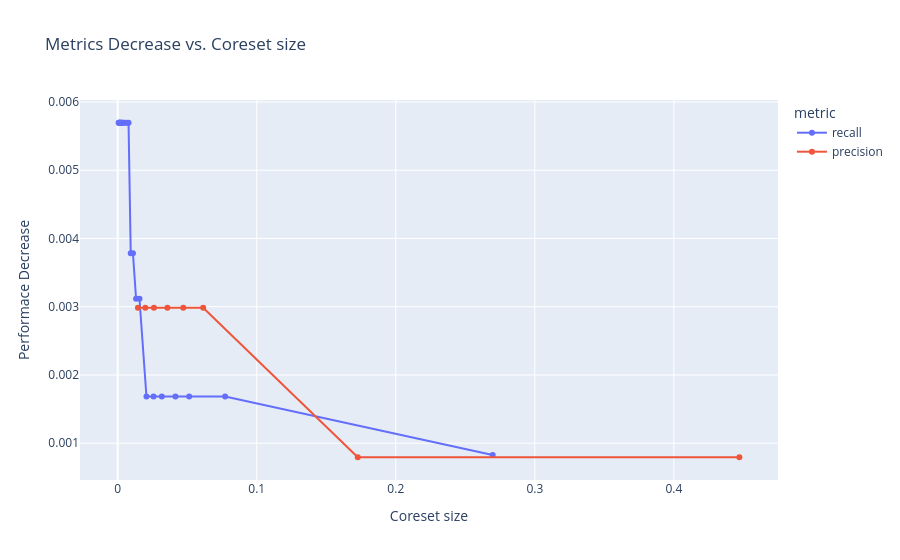

Notebook code for this chart:
### Code cell
print_precision_recall(coretab_dt)

### Figure 1 — Plotly figure (JSON) as saved in the notebook; plotly's stock layout.template omitted (floating-point values rounded to 4 significant figures)
{"data": [{"customdata": [[178], [150], [24], [10], [30], [19], [180], [127], [185], [85], [190], [53], [195], [145], [200], [142], [203], [152], [167], [104], [112], [206], [13], [74]], "hovertemplate": "metric=recall<br>Coreset size=%{x}<br>Performace Decrease=%{y}<br>group_id=%{customdata[0]}<extra></extra>", "legendgroup": "recall", "line": {"color": "#636efa", "dash": "solid"}, "marker": {"symbol": "circle"}, "mode": "lines+markers", "name": "recall", "orientation": "v", "showlegend": true, "type": "scatter", "x": [0.2697, 0.07728, 0.05141, 0.04152, 0.03174, 0.02579, 0.02069, 0.01566, 0.01322, 0.01098, 0.009384, 0.007802, 0.006458, 0.005226, 0.004112, 0.003413, 0.002952, 0.002517, 0.002096, 0.001753, 0.00143, 0.001133, 0.0009028, 0.0006919], "xaxis": "x", "y": [0.0008275, 0.001684, 0.001684, 0.001684, 0.001684, 0.001684, 0.001684, 0.003117, 0.003117, 0.003784, 0.003784, 0.005696, 0.005696, 0.005696, 0.005696, 0.005696, 0.005696, 0.005696, 0.005696, 0.005696, 0.005696, 0.005696, 0.005696, 0.005696], "yaxis": "y"}, {"customdata": [[208], [12], [116], [144], [8], [20], [73], [110]], "hovertemplate": "metric=precision<br>Coreset size=%{x}<br>Performace Decrease=%{y}<br>group_id=%{customdata[0]}<extra></extra>", "legendgroup": "precision", "line": {"color": "#EF553B", "dash": "solid"}, "marker": {"symbol": "circle"}, "mode": "lines+markers", "name": "precision", "orientation": "v", "showlegend": true, "type": "scatter", "x": [0.4471, 0.1727, 0.06148, 0.04717, 0.03577, 0.02607, 0.01989, 0.01455], "xaxis": "x", "y": [0.0007943, 0.0007943, 0.002986, 0.002986, 0.002986, 0.002986, 0.002986, 0.002986], "yaxis": "y"}], "layout": {"autosize": true, "legend": {"title": {"text": "metric"}, "tracegroupgap": 0}, "title": {"text": "Metrics Decrease vs. Coreset size"}, "xaxis": {"anchor": "y", "autorange": true, "domain": [0, 1], "range": [-0.02611, 0.4739], "title": {"text": "Coreset size"}, "type": "linear"}, "yaxis": {"anchor": "x", "autorange": true, "domain": [0, 1], "range": [0.0003898, 0.0061], "title": {"text": "Performace Decrease"}, "type": "linear"}}}
